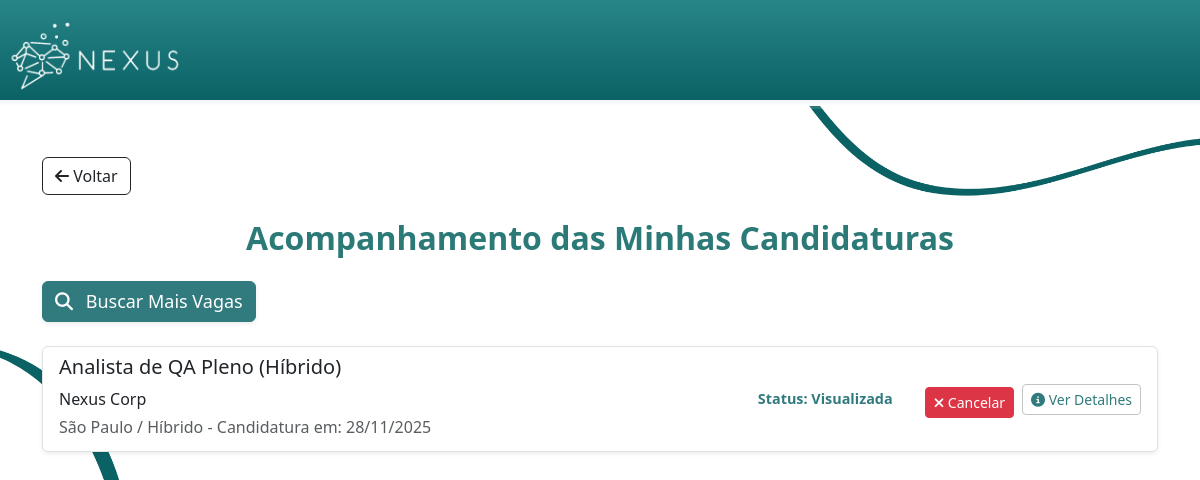
The app's page /minhas-candidaturas (signed in), older data.
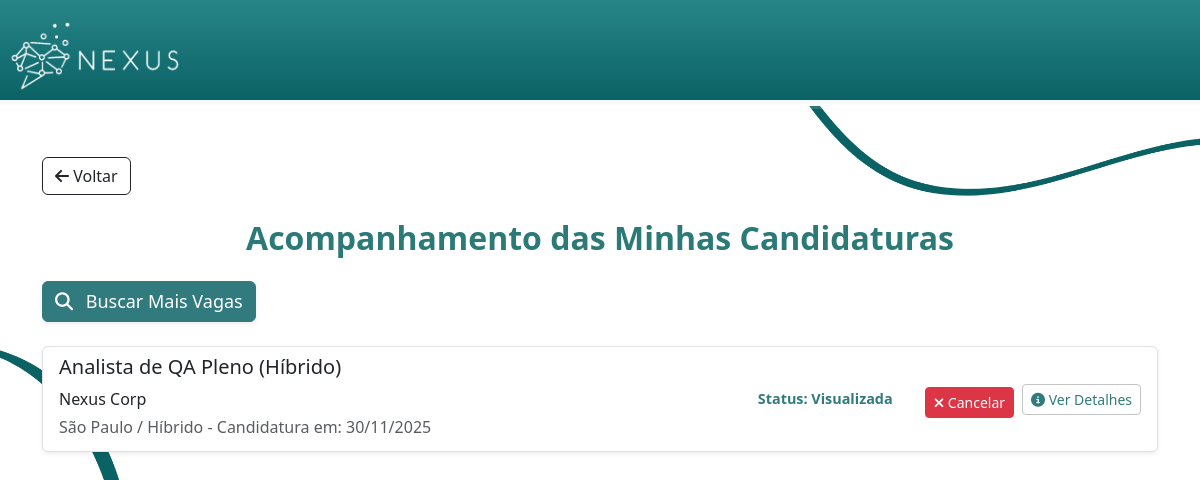
The same page, newer data.
### models.py (models this page shows, shortened)
class Candidatura(db.Model):
    __tablename__ = 'candidaturas'
    id = db.Column(db.Integer, primary_key=True)
    profissional_id = db.Column(db.Integer, db.ForeignKey('profissionais.id'), nullable=False)
    vaga_id = db.Column(db.Integer, db.ForeignKey('vagas.id'), nullable=False)
    data_candidatura = db.Column(db.DateTime, default=db.func.current_timestamp())
    status = db.Column(db.String(50), default='Pendente', nullable=False) # Ex: Pendente, Visualizada, Aceita, Rejeitada
    profissional = db.relationship('Profissional', backref='candidaturas')
    vaga = db.relationship('Vaga', backref='candidaturas')

### app.py (the view)
@app.route('/minhas-candidaturas')
def minhas_candidaturas():
    if session.get('tipo_conta') != 'profissional':
        return redirect(url_for('index'))
    profissional = Profissional.query.filter_by(usuario_id=session['usuario_id']).first()
    if not profissional:
        return redirect(url_for('index'))
    candidaturas = Candidatura.query.filter(
        Candidatura.profissional_id == profissional.id
    ).order_by(Candidatura.data_candidatura.desc()).all()
    candidaturas_data = []
    for c in candidaturas:
        vaga = Vaga.query.get(c.vaga_id)
        if vaga:
            candidaturas_data.append({
                'vaga': vaga,
                'status': c.status,
                'data_candidatura': c.data_candidatura
            })
    return render_template(
        'VagasCandidatos.html',
        candidaturas=candidaturas_data,
        tipo_conta='profissional',
        titulo_secao="Minhas Candidaturas"
    )

### app.py (called while the page is built)
@app.after_request
def add_security_headers(response):
    return response

### templates/VagasCandidatos.html (shortened to what this page needs)
<html>
<head>
    <link rel="stylesheet" href="https://cdnjs.cloudflare.com/ajax/libs/font-awesome/6.5.1/css/all.min.css"
 />
    <link href="{{ url_for('static', filename='Estilo.css') }}" rel="stylesheet">
    <link href="https://cdn.jsdelivr.net/npm/bootstrap@5.3.3/dist/css/bootstrap.min.css" rel="stylesheet">
    {% macro get_status_color(status) %}
        {% if status == 'Aprovado' %}success
        {% elif status == 'Em Entrevista' %}info
        {% elif status == 'Rejeitado' %}danger
        {% elif status == 'Visualizada' %}primary
        {% else %}secondary
        {% endif %}
    {% endmacro %}
</head>
<body id="corpoInicio2">
    <header id="cabecalhoIndex">
        <a href="{{ url_for('index') }}">
            <img id="logoheader" src="{{ url_for('static', filename='images/logo-branco.png') }}" alt="Logo Nexus">
        </a>
    </header>
    <div id="degradeCabecalhoIndex2"></div>
    <main class="container my-5">
        <a href="javascript:history.back()" class="btn btn-outline-dark mb-4">
            <i class="fa-solid fa-arrow-left"></i> Voltar
        </a>
        <h1 class="titulo-pagina text-center mb-4">Acompanhamento das Minhas Candidaturas</h1>
        <a href="{{ url_for('index') }}" class="btn btn-primary mb-4 shadow-sm" id="botaoPublicar">
            <i class="fa-solid fa-search me-2"></i> Buscar Mais Vagas
        </a>
        <div class="list-group">
            {% for item in candidaturas %}
            {% set vaga = item.vaga %}
            {% set status = item.status %}
            <div class="list-group-item list-group-item-action d-flex flex-column flex-md-row justify-content-between align-items-md-center mb-2 rounded-lg shadow-sm">
                <div class="mb-2 mb-md-0">
                    <h5>{{ vaga.titulo }}</h5>
                    <p class="mb-1 text-dark">{{ vaga.empresa.nome_empresa }}</p>
                    <p class="mb-1 text-muted">{{ vaga.local }} - Candidatura em: {{
                        item.data_candidatura.strftime('%d/%m/%Y') if item.data_candidatura else 'N/A' }}</p>
                </div>
                <div class="text-start text-md-end d-flex flex-column flex-md-row gap-2 align-items-center">
                    <span class="badge rounded-pill bg-{{ get_status_color(item.status) }} p-3 me-md-2" id="spanStatus">
                     Status: {{ item.status }}
                    </span>
                <form action="{{ url_for('cancelar_candidatura', vaga_id=item.vaga.id) }}" method="POST" onsubmit="return confirm('Tem certeza que deseja cancelar sua candidatura para {{ item.vaga.titulo }}?');">
                  <button type="submit" class="btn btn-danger btn-sm" style="margin-top: 25%;">
                    <i class="fa-solid fa-xmark"></i> Cancelar
                  </button>
                </form>
            <a href="{{ url_for('detalhe', tipo='vaga', id=item.vaga.id) }}" class="btn btn-info btn-sm" id="botaoDetalhesVaga">
            <i class="fa-solid fa-circle-info"></i> Ver Detalhes
            </a>
            </div>
        </div>
            {% endfor %}
        </div>
    </main>
</body>
</html>

Row changes from the older to the newer data that the page shows:
changed Candidatura "Visualizada": data_candidatura "28/11/2025" → "30/11/2025"
